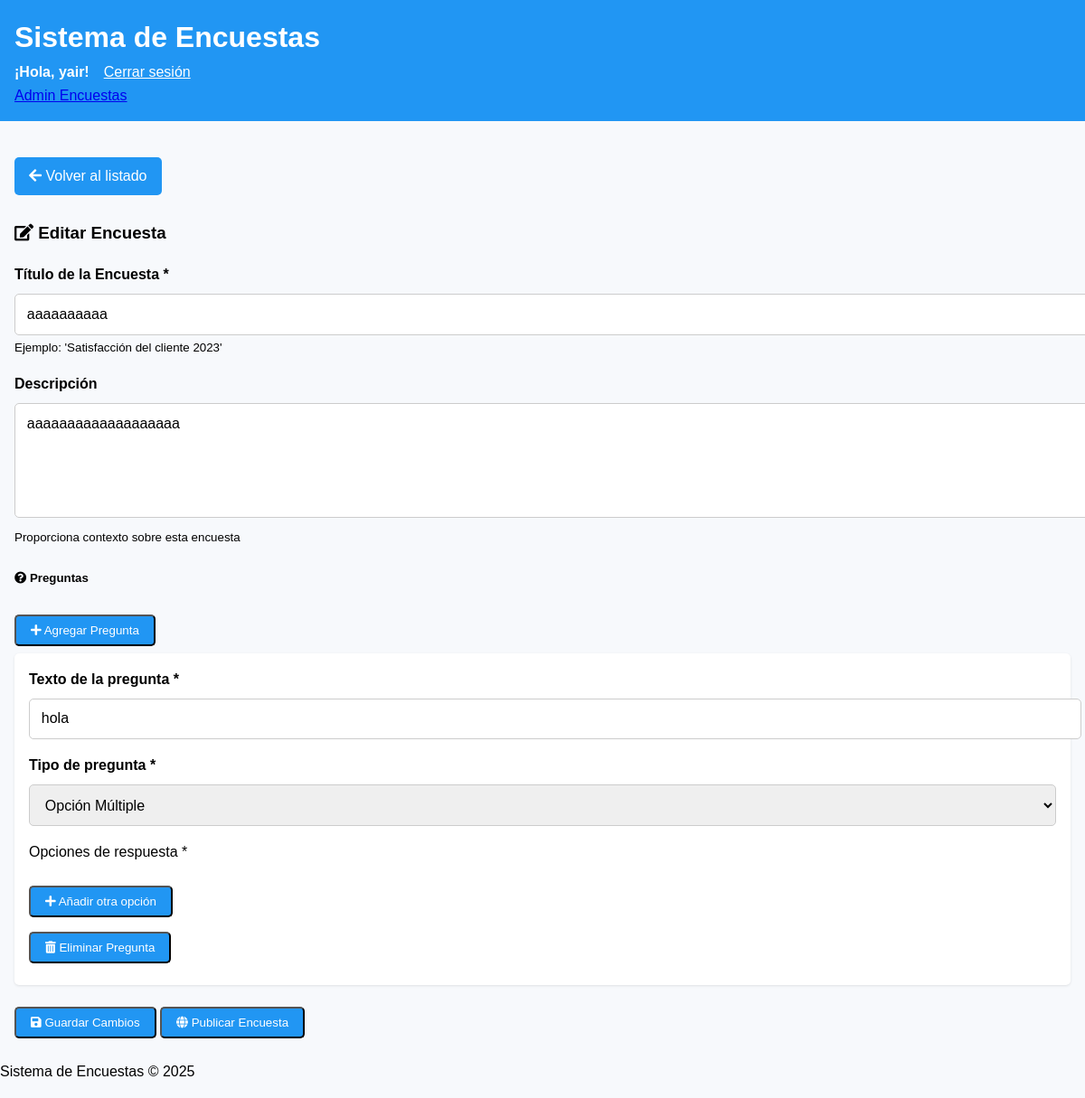
The app's page /edit/22/ (signed in) with its own data.
### survey_app/models.py (models this page shows, shortened)
class Survey(models.Model):
    title = models.CharField(max_length=200)
    description = models.TextField()
    created_by = models.ForeignKey(User, on_delete=models.CASCADE)
    created_at = models.DateTimeField(auto_now_add=True)
    is_published = models.BooleanField(default=False)

class Question(models.Model):
    QUESTION_TYPES = (
        ('text', 'Texto Libre'),
        ('multiple', 'Opción Múltiple'),
        ('escala', 'Escala de Valoración'),
        ('condicional', 'Condicional'),
    )
    survey = models.ForeignKey(Survey, on_delete=models.CASCADE, related_name='questions')
    text = models.TextField()
    question_type = models.CharField(max_length=20, choices=QUESTION_TYPES)
    order = models.IntegerField(default=0)
    class Meta:
        ordering = ['order']

### survey_app/views.py (the view, shortened to what this page needs)
# urls.py: path('edit/<int:survey_id>/', views.edit_survey, name='edit_survey'),
@staff_member_required
def edit_survey(request, survey_id):
    survey = get_object_or_404(Survey, id=survey_id, created_by=request.user)
    return render(request, 'survey_app/create_survey.html', {
        'survey': survey,
        'edit_mode': True
    })

### survey_app/templates/survey_app/create_survey.html (shortened to what this page needs)
{% extends 'survey_app/base.html' %}
{% load static %}
{% block content %}
<div class="container py-4">
    <a href="{% url 'survey_list' %}" class="btn btn-secondary mb-4">
        <i class="fas fa-arrow-left"></i> Volver al listado
    </a>
    <div class="card shadow">
        <div class="card-header bg-primary text-white">
            <h3 class="mb-0">
                <i class="fas fa-{% if edit_mode %}edit{% else %}plus-circle{% endif %}"></i>
                {% if edit_mode %}Editar{% else %}Crear{% endif %} Encuesta
            </h3>
        </div>
        <div class="card-body">
            <form method="post" id="surveyForm" novalidate>
                <div class="form-group mb-4">
                    <label for="survey_title" class="font-weight-bold">Título de la Encuesta *</label>
                    <input type="text" id="survey_title" name="title" class="form-control form-control-lg"
                           value="{{ survey.title|default:'' }}" required aria-required="true">
                    <small class="form-text text-muted">Ejemplo: 'Satisfacción del cliente 2023'</small>
                </div>
                <div class="form-group mb-4">
                    <label for="survey_description" class="font-weight-bold">Descripción</label>
                    <textarea id="survey_description" name="description" class="form-control" rows="3"
                              placeholder="Describe el propósito de esta encuesta" aria-describedby="descHelp">{{ survey.description|default:'' }}</textarea>
                    <small id="descHelp" class="form-text text-muted">Proporciona contexto sobre esta encuesta</small>
                </div>
                {% if edit_mode %}
                <div class="form-group mb-4 border-top pt-3">
                    <h5 class="mb-3">
                        <i class="fas fa-question-circle"></i> Preguntas
                    </h5>
                    <button type="button" id="addQuestionBtn" class="btn btn-primary mb-3">
                        <i class="fas fa-plus"></i> Agregar Pregunta
                    </button>
                    <div id="questionsList" class="questions-container">
                        {% for question in survey.questions.all %}
                        <div class="question-item card mb-3" data-question-id="{{ question.id }}" data-question-type="{{ question.question_type }}">
                            <div class="card-body">
                                <div class="form-group">
                                    <label for="question_text_{{ question.id }}" class="font-weight-bold">Texto de la pregunta *</label>
                                    <input type="text" id="question_text_{{ question.id }}" name="question_text_{{ question.id }}"
                                           value="{{ question.text }}" class="form-control"
                                           placeholder="¿Cuál es tu opinión sobre...?" required aria-required="true">
                                </div>
                                <div class="form-group">
                                    <label for="question_type_{{ question.id }}" class="font-weight-bold">Tipo de pregunta *</label>
                                    <select id="question_type_{{ question.id }}" name="question_type_{{ question.id }}" class="form-control question-type-select" required aria-required="true">
                                        <option value="multiple" {% if question.question_type == 'multiple' %}selected{% endif %}>Opción Múltiple</option>
                                    </select>
                                </div>
                                <div class="tipo-detalle mt-3" data-question-id="{{ question.id }}">
                                </div>
                                <div class="text-right mt-3">
                                    <button type="button" class="btn btn-danger btn-sm remove-question-btn" aria-label="Eliminar pregunta">
                                        <i class="fas fa-trash-alt"></i> Eliminar Pregunta
                                    </button>
                                </div>
                            </div>
                        </div>
                        {% empty %}
                        <div class="alert alert-warning">
                            <i class="fas fa-exclamation-triangle"></i> No hay preguntas añadidas aún
                        </div>
                        {% endfor %}
                    </div>
                </div>
                {% endif %}
                <div class="form-group mt-4 border-top pt-3">
                    <div class="d-flex justify-content-between">
                        <button type="submit" name="save" class="btn btn-primary btn-lg">
                            <i class="fas fa-save"></i> {% if edit_mode %}Guardar Cambios{% else %}Crear Encuesta{% endif %}
                        </button>
                        {% if edit_mode %}
                        <button type="submit" name="publish" class="btn btn-success btn-lg">
                            <i class="fas fa-globe"></i> {{ survey.is_published|yesno:"Actualizar Publicación,Publicar Encuesta" }}
                        </button>
                        {% endif %}
                    </div>
                </div>
            </form>
        </div>
    </div>
</div>
{% endblock %}

### survey_app/templates/survey_app/base.html (shortened to what this page needs)
{% load static %}
<!DOCTYPE html>
<html lang="es">
<head>
    <link rel="stylesheet" href="{% static 'survey_app/css/styles.css' %}">
    <link rel="stylesheet" href="https://cdnjs.cloudflare.com/ajax/libs/font-awesome/5.15.4/css/all.min.css">
</head>
<body>
    <header>
        <h1>Sistema de Encuestas</h1>
    {% if user.is_authenticated %}
        <div class="user-info">
            <span class="username">¡Hola, {{ user.username }}!</span>
            <form action="{% url 'logout' %}" method="post" class="logout-form">
                <button type="submit" class="logout-btn">Cerrar sesión</button>
            </form>
        </div>
    {% else %}
        <a href="{% url 'login' %}" class="login-link">Iniciar sesión</a>
    {% endif %}
    {% if user.is_staff %}
    <nav class="staff-nav">
        <a href="{% url 'admin_survey' %}" class="nav-link">Admin Encuestas</a>
    </nav>
    {% endif %}
    </header>
    <main>
        {% block content %}
        {% endblock %}
    </main>
    <footer>
        <p>Sistema de Encuestas &copy; {% now "Y" %}</p>
    </footer>
</body>
</html>

### survey_app/static/survey_app/css/styles.css (style rules this page uses)
body { font-family: Arial, sans-serif; background-color: #f7f9fc; margin: 0; padding: 0; line-height: 1.6; }
header { background-color: #2196f3; color: white; padding: 1rem; margin-bottom: 2rem; }
header h1 { margin: 0; }
main { padding: 0 1rem; max-width: 1200px; margin: 0 auto; }
.btn { display: inline-block; background-color: #2196f3; color: white; padding: 0.5rem 1rem; text-decoration: none; border-radius: 5px; margin: 0.5rem 0; }
.form-group { margin-bottom: 1rem; }
.form-group label { display: block; margin-bottom: 0.5rem; font-weight: bold; }
.form-group input[type="text"], .form-group textarea, .form-group select { width: 100%; padding: 0.8rem; border: 1px solid #ccc; border-radius: 5px; font-family: inherit; font-size: inherit; }
.form-group textarea { min-height: 100px; }
.question-item { background: white; margin-bottom: 1rem; padding: 1rem; border-radius: 5px; box-shadow: 0 1px 3px rgba(0,0,0,0.1); }
.tipo-detalle { margin-top: 0.5rem; }
.logout-form { display: inline; margin: 0; padding: 0; }
.logout-btn { background: none; border: none; color: white; cursor: pointer; text-decoration: underline; font: inherit; padding: 0; }
.user-info { display: flex; align-items: center; gap: 1rem; }
.username { color: white; font-weight: bold; }

### records on screen
Survey: title "aaaaaaaaaa", description "aaaaaaaaaaaaaaaaaaa", is_published "Publicar Encuesta"
Question: text "hola", question_type+id "Opción Múltiple"

### other values on screen
{{ user.username }} "yair"
